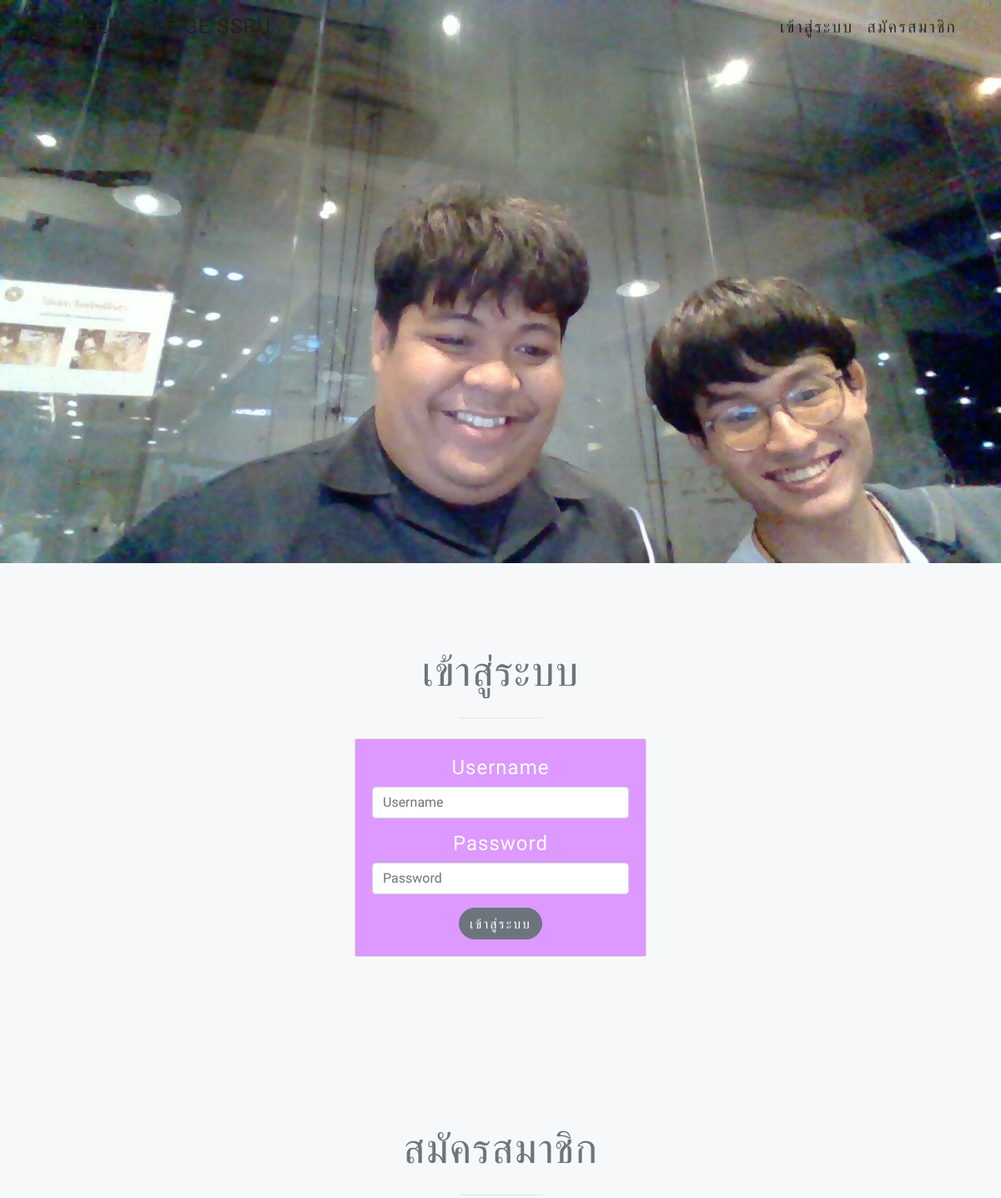
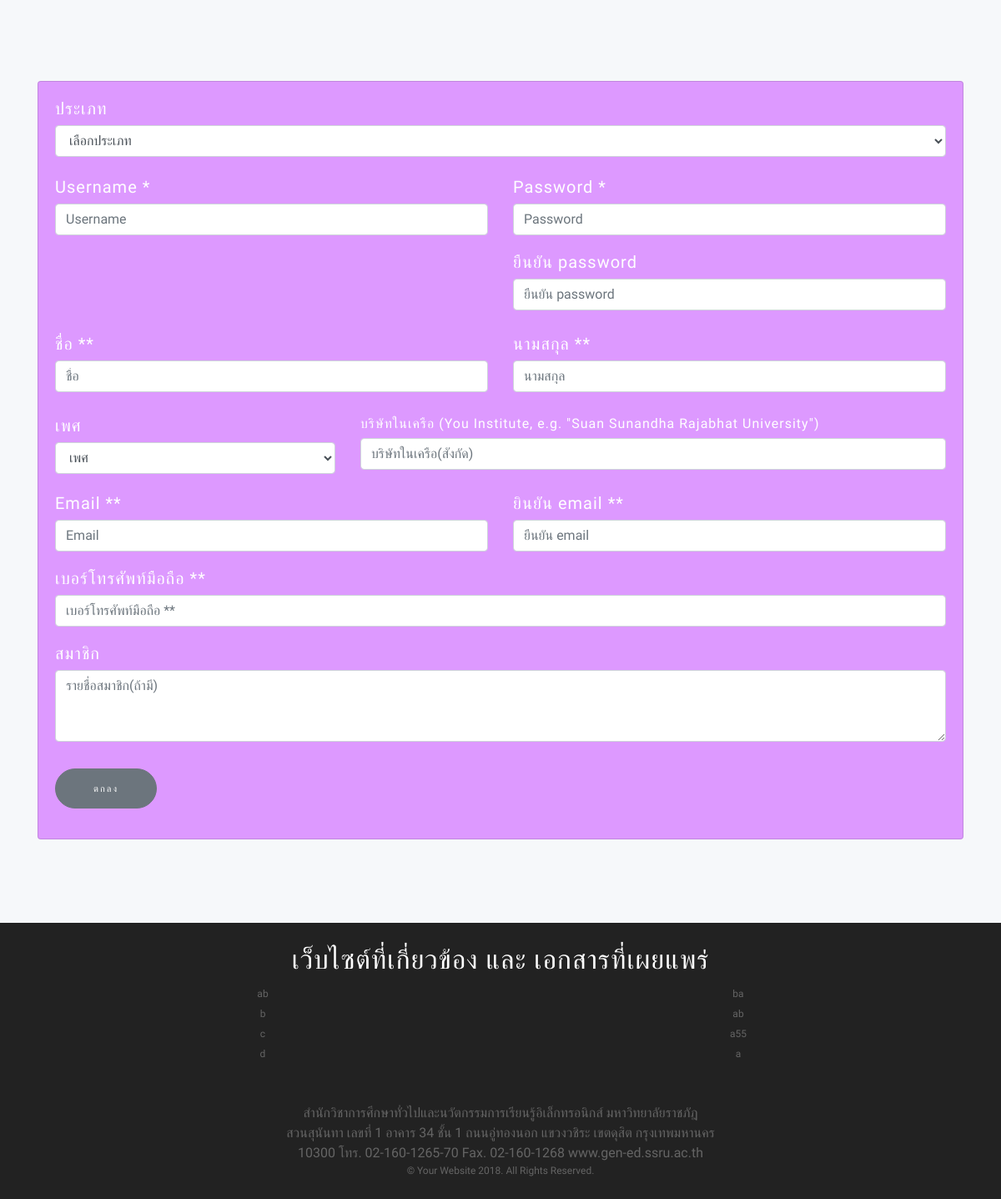
Page /font/index.php on the earlier database version (2 pictures, top to bottom).
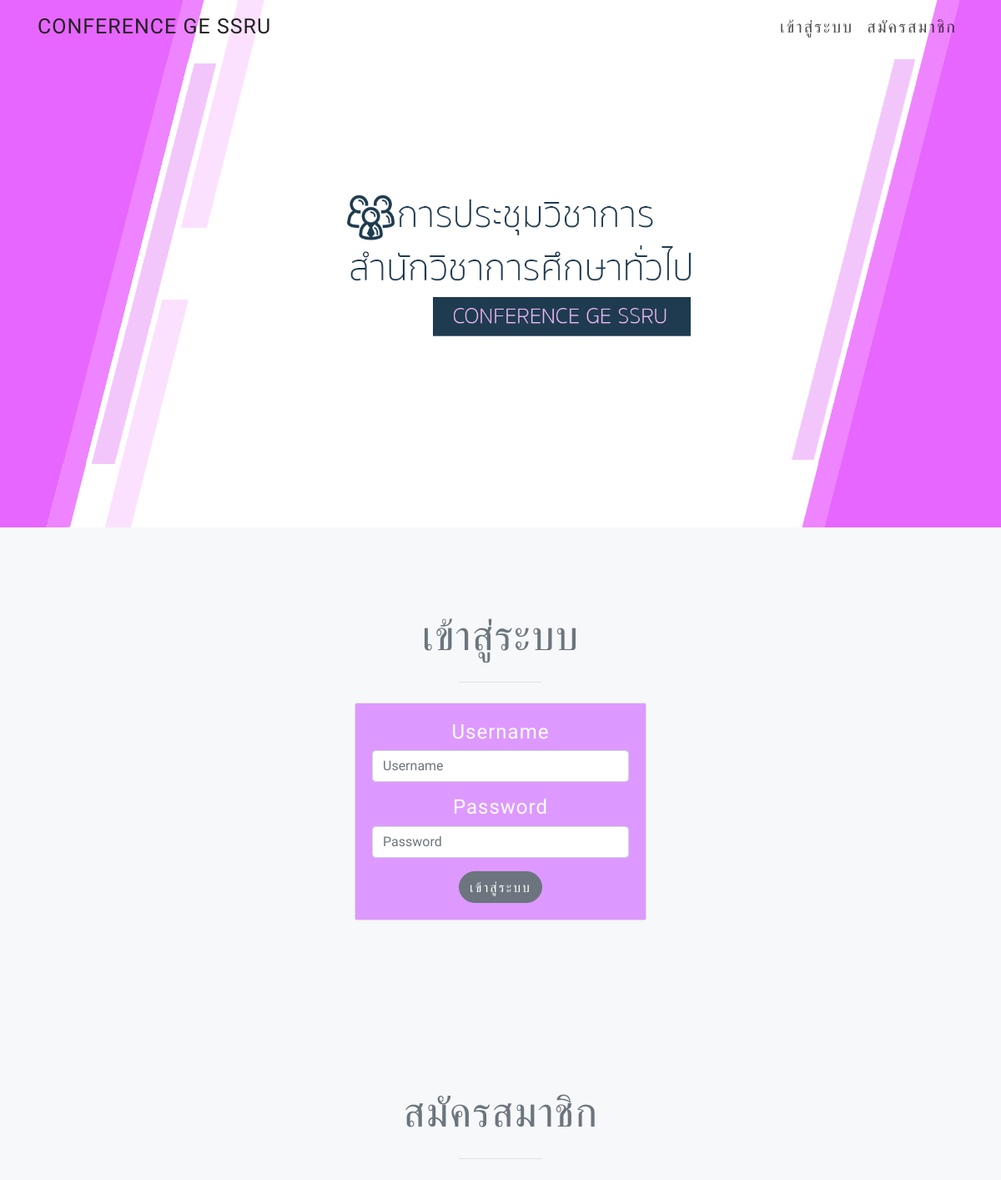
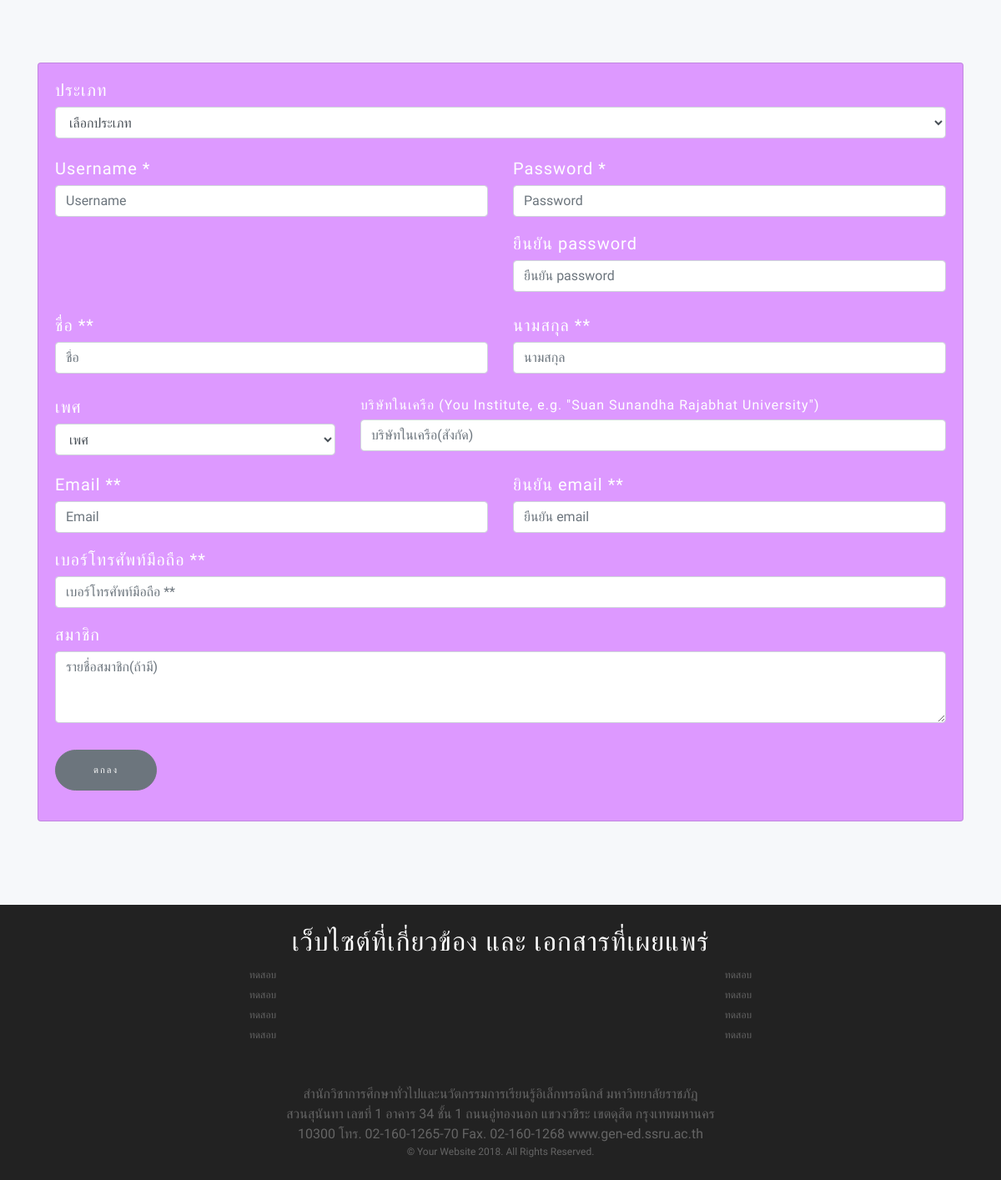
Same page on the later database version (2 pictures, top to bottom).
### tables this page shows
CREATE TABLE `banner` (
  `order` int(11) NOT NULL,
  `name` text NOT NULL,
  `tmp_name` text NOT NULL,
  `footer` text NOT NULL
);

CREATE TABLE `show_url` (
  `id` int(1) NOT NULL,
  `url` text NOT NULL,
  `real_name` text NOT NULL,
  `text` text NOT NULL,
  `group_url` int(1) NOT NULL,
  `hide` int(1) NOT NULL
);

### font/index.php (the view, shortened to what this page needs)
<?php
require 'server/server.php';
$a = "SELECT * FROM show_url WHERE hide='0' && group_url = '1' ";
$b = "SELECT * FROM show_url WHERE hide='0' && group_url = '2' ";
$q_a = mysqli_query($con, $a);
$q_b = mysqli_query($con, $b);
$a3 = "SELECT * FROM banner ";
$q3 = mysqli_query($con, $a3);
$r_3 = mysqli_fetch_array($q3);
?>
<!DOCTYPE html>
<html lang="en">
    <head>
        <link href="vendor/bootstrap/css/bootstrap.min.css" rel="stylesheet">
        <link rel="stylesheet" href="vendor/font-awesome/css/font-awesome.min.css">
        <link rel="stylesheet" href="vendor/simple-line-icons/css/simple-line-icons.css">
        <link rel="stylesheet" href="device-mockups/device-mockups.min.css">
        <link href="css/new-age.css" rel="stylesheet">
    </head>
    <body id="page-top" >
        <nav class="navbar navbar-expand-lg navbar-light fixed-top" id="mainNav">
            <div class="container">
                <a class="navbar-brand js-scroll-trigger" href="#page-top" style="font-size:25px">CONFERENCE GE SSRU</a>
                <div class="collapse navbar-collapse" id="navbarResponsive">
                    <ul class="navbar-nav ml-auto">
                        <li class="nav-item">
                            <a class="nav-link js-scroll-trigger" href="#login" style="font-size:20px">เข้าสู่ระบบ</a>
                        </li>
                        <li class="nav-item">
                            <a class="nav-link js-scroll-trigger" href="#register" style="font-size:20px">สมัครสมาชิก</a>
                        </li>
                    </ul>
                </div>
            </div>
        </nav>
        <img src="../back/pages/banner/<?php echo $r_3['tmp_name'] ?>" alt="" style="width:100%" srcset="">
        <section class="text-center" id="login" style="background-color:#F6F8FA;">
            <div class="section-heading text-center">
                <h2 class="text-center text-uppercase text-secondary mb-0">เข้าสู่ระบบ</h2>
                <hr>
            </div><br>
            <div class="container">
                <div class="row">
                    <div class="col-lg-4 mx-auto">
                        <div class="card text-center">
                            <div class="card-body" style="background-color:#dd99ff">
                                <form  action = "server/login.php" method = "POST">
                                    <div class="form-group">
                                        <h4 style="color:#ffffff">Username</h4>
                                        <input type="text" class="form-control" name="username" aria-describedby="Username" placeholder="Username">
                                    </div>
                                    <div class="form-group">
                                        <h4 style="color:#ffffff">Password</h4>
                                        <input type="password" class="form-control" name="password" placeholder="Password">
                                    </div>
                                    <button type="submit" class="btn btn-secondary">เข้าสู่ระบบ</button>
                                </form>
                            </div>
                        </div>
                    </div>
                </div>
            </div>
        </section>
        <section class="features" id="register" style="background-color:#F6F8FA;">
            <div class="container">
                <div class="section-heading text-center">
                    <h2 class="text-center text-uppercase text-secondary mb-0" >สมัครสมาชิก</h2>
                    <hr>
                </div>
                <div class="card" style="background-color:#dd99ff">
                    <div class="card-body">
                        <form action="server/register.php" method="POST">
                            <div class="control-group">
                                <div class="form-group floating-label-form-group controls mb-0 pb-2">
                                    <div class="control-group">
                                        <h5 style="color:#ffffff" >ประเภท</h5>
                                        <select class="form-control" name="type" required>
                                            <option disabled selected value="">เลือกประเภท</option>
                                        </select>
                                        <br>
                                    </div>
                                    <div class="row">
                                        <div class="col-lg-6 mx-auto">
                                            <h5 for="username" style="color:#ffffff">Username *</h5>
                                            <input class="form-control" name="username" type="text" placeholder="Username" required="required" pattern="([!-~]{6,})" title="ขั้นต่ำ 6 ตัวอักษร เฉพาะภาษาอังกฤษ ตัวเลขหรือสัญญาลักษณ์พิเศษ" data-validation-required-message="Please enter your username.">
                                        </div>
                                        <div class="col-lg-6 mx-auto">
                                            <h5 for = "password" style="color:#ffffff">Password *</h5>
                                            <input class="form-control" name="password" type="password" placeholder="Password" required="required" pattern="(.{6,})" title="ขั้นต่ำ 6 ตัวอักษร" data-validation-required-message="Please enter your password.">
                                        </div>
                                        <div class="col-lg-6 mx-auto"></div>
                                        <div class="col-lg-6 mx-auto">
                                            <h5 for = "conpassword" style="color:#ffffff">ยืนยัน password</h5>
                                            <input class="form-control" name="conpassword" type="password" placeholder="ยืนยัน password" required="required" pattern="(.{6,})" title="ขั้นต่ำ 6 ตัวอักษร" data-validation-required-message="Please enter your Confirm password.">
                                        </div>
                                    </div>
                                </div>
                            </div>
                            <div class="control-group">
                                <div class="form-group floating-label-form-group controls mb-0 pb-2">
                                    <div class="row">
                                        <div class="col-lg-6 mx-auto">
                                            <h5 style="color:#ffffff">ชื่อ ** </h5>
                                            <input class="form-control" name="fname" type="text" placeholder="ชื่อ" required="required"  pattern="^[ก-๛!-@[-`{-~\s]+$" title="กรุณากรอกเฉพาะภาษาไทย" data-validation-required-message="Please enter your firstname.">
                                        </div>
                                        <div class="col-lg-6 mx-auto">
                                            <h5 style="color:#ffffff">นามสกุล ** </h5>
                                            <input class="form-control" name="lname" type="text" placeholder="นามสกุล" required="required"  pattern="^[ก-๛!-@[-`{-~\s]+$" title="กรุณากรอกเฉพาะภาษาไทย" data-validation-required-message="Please enter your lastname.">
                                        </div>
                                    </div>
                                </div>
                            </div>
                            <div class="control-group">
                                <div class="form-group floating-label-form-group controls mb-0 pb-2">
                                    <div class="row">
                                        <div class="col-lg-4 mx-auto">
                                            <h5 style="color:#ffffff">เพศ</h5>
                                            <select class="form-control" name="gender" required="required" >
                                                <option disabled selected value=""> เพศ </option>
                                            </select>
                                        </div>
                                        <div class="col-lg-8 mx-auto">
                                            <h6 style="color:#ffffff">บริษัทในเครือ (You Institute, e.g. "Suan Sunandha Rajabhat University")</h6>
                                            <input class="form-control" name="address" type="text" placeholder="บริษัทในเครือ(สังกัด)"  data-validation-required-message="Please enter your affiliate.">
                                        </div>
                                    </div>
                                </div>
                            </div>
                            <div class="control-group">
                                <div class="form-group floating-label-form-group controls mb-0 pb-2">
                                    <div class="row">
                                        <div class="col-lg-6 mx-auto">
                                            <h5 style="color:#ffffff">Email ** </h5>
                                            <input class="form-control" name="email" type="text" pattern="[a-z0-9._%+-]+@[a-z0-9.-]+\.[a-z]{2,}$" title="ตัวอย่าง examble@email.com" placeholder="Email" required="required" data-validation-required-message="Please enter your Email.">
                                        </div>
                                        <div class="col-lg-6 mx-auto">
                                            <h5 style="color:#ffffff">ยินยัน email ** </h5>
                                            <input class="form-control" name="conemail" type="text" pattern="[a-z0-9._%+-]+@[a-z0-9.-]+\.[a-z]{2,}$" title="ตัวอย่าง examble@email.com" placeholder="ยืนยัน email" required="required" data-validation-required-message="Please enter your Confirm email.">
                                        </div>
                                        <div class="col-lg-12 mx-auto">
                                            <h5 style="color:#ffffff">เบอร์โทรศัพท์มือถือ **</h5>
                                            <input class="form-control" name="tel" type="text" maxlength="10" pattern="[0-9]{10}" title="ตัวอย่าง 0888888888" placeholder="เบอร์โทรศัพท์มือถือ **" required="required" data-validation-required-message="Please enter your Phone number.">
                                        </div>
                                        <div class="col col-lg-12 mx-auto">
                                            <h5 style="color:#ffffff">สมาชิก</h5>
                                            <textarea class="form-control" placeholder="รายชื่อสมาชิก(ถ้ามี)" name="member" rows="3"></textarea>
                                        </div>
                                    </div>
                                </div>
                            </div>
                            <br>
                            <div class="form-group">
                                <button type="submit" class="btn btn-secondary btn-xl"  name="r_b">ตกลง</button>
                            </div>
                        </form>
                    </div>
                </div>
            </div>
        </section>
        <footer>
            <div class="container">
                <h2 style="color:white">เว็บไซต์ที่เกี่ยวข้อง  และ  เอกสารที่เผยแพร่</h2>
                <div class="row">
                    <div class="col-md-6">
                        <ul class="list-inline list-social">
                            <li>
                                <div class="text-center">
                                    <?php while ($r1 = mysqli_fetch_array($q_a)) { ?>
                                        <a class=" text-center" target="_blank" href="<?php echo $r1['url']; ?>"><?php echo $r1['text']; ?></a><br>
                                    <?php } ?>
                                </div>
                            </li>
                        </ul>
                    </div>
                    <div class="col-md-6">
                        <ul class="list-inline list-social">
                            <li>
                                <div class="text-center">
                                    <?php while ($r2 = mysqli_fetch_array($q_b)) { ?>
                                        <a class=" text-center" target="_blank" href="uploads/<?php echo $r2['url']; ?>"><?php echo $r2['text']; ?></a><br>
                                    <?php } ?>
                                </div>
                            </li>
                        </ul>
                    </div>
                </div>
            </div>
            <br><br>
            <div class="container">
                <div class="row">
                    <div class="col-lg-3"></div>
                    <div class="col-lg-6">
                        <?php
                        echo $r_3['footer'];
                        ?>
                    </div>
                    <div class="col-lg-3"></div>
                </div>
                <p>&copy; Your Website 2018. All Rights Reserved.</p>
            </div>
        </footer>
    </body>
</html>

Differences in the rows shown:
changed banner: tmp_name: a different picture
changed show_url (number 1 of 8 on the later page): text "ab" → "ทดสอบ"
changed show_url (number 2 of 8 on the later page): text "b" → "ทดสอบ"
changed show_url (number 3 of 8 on the later page): text "c" → "ทดสอบ"
changed show_url (number 4 of 8 on the later page): text "d" → "ทดสอบ"
changed show_url (number 5 of 8 on the later page): text "ba" → "ทดสอบ"
changed show_url (number 6 of 8 on the later page): text "ab" → "ทดสอบ"
changed show_url (number 7 of 8 on the later page): text "a55" → "ทดสอบ"
changed show_url (number 8 of 8 on the later page): text "a" → "ทดสอบ"
